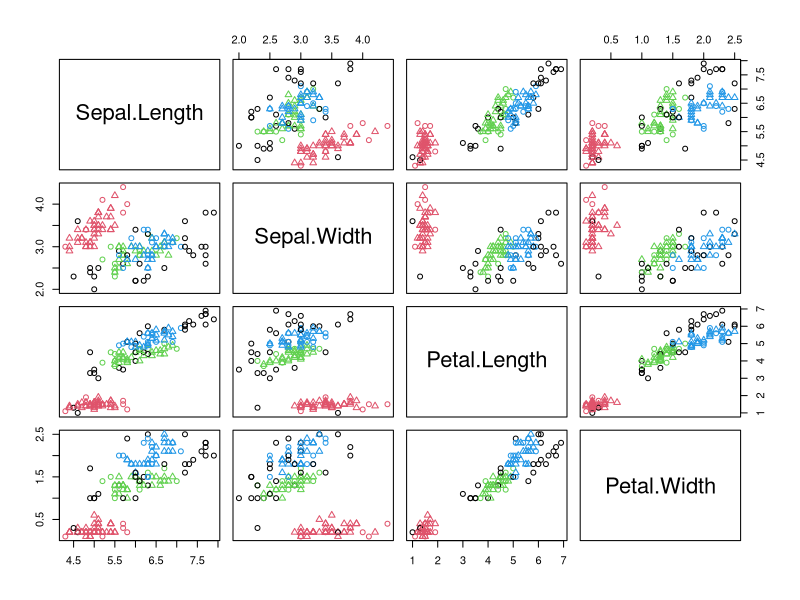

This figure's R source:
#10a
data("iris")
library("fpc")

result <- dbscan(iris[1:4],eps = 0.42,MinPts = 5)
print(result)

plot(result,iris[-5])


#10b
EMPID <-c(1,2,3,4,5)
EMPNAME <-c('satish','vani','ramesh','praveen','pallavi')
SALARY <- c(5000,7500,10000,9500,4500)
STARTDATE <- c('01-11-2013','05-06-2011','21-09-1999','13-09-2005','23-10-2000')
emp_df <- data.frame(EMPID,EMPNAME,SALARY,STARTDATE)    

col <- data.frame(emp_df$EMPID,emp_df$SALARY)
col


x1 <- emp_df[1:2, ]
x1

x2 <- emp_df[c(3,5),c(2,4)]
x2
